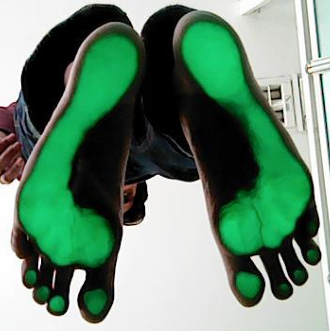
#> input picture Model/img/P001.png, 330 x 331 px
$ python calculate_pressure.py --input ../img/P001.png --weight 1.0
#> lines starting #> are read from the running program, lines starting #| are printed output that depends on the picture; after the words box and inside, x2 and y2 are one past the last pixel; in counts of white or black regions, pixels touching at a corner belong together; long printed decimals are rounded
"""
Foot Plantar Pressure Calculation
===================================
Calculates the physical pressure distribution on the sole of the foot
based on pixel intensities of a segmented foot image.

Formulas:
  1. T = sum(im(i))
  2. Pi = im(i) / T
  3. Pressure(i) = Weight_Newtons * Pi

Assumes:
  - 1 pixel = 1 mm^2 (Calibration)
  - Resulting unit = N/mm^2 (MPa)
"""

import os
import numpy as np
from PIL import Image
import matplotlib.pyplot as plt

def calculate_pressure_map(masked_image_path: str, weight_kg: float,
                           gravity: float = 9.81) -> dict:
    """
    Calculate the pressure distribution from a clean segmented foot image.

    Parameters
    ----------
    masked_image_path : str
        Path to the segmented foot image (background must be completely black).
    weight_kg : float
        Patient's body weight in kilograms.
    gravity : float
        Acceleration due to gravity (default 9.81 m/s^2) to convert kg to Newtons.

    Returns
    -------
    dict containing the pressure map and analysis metrics.
    """
#> called with masked_image_path = '../img/P001.png', weight_kg = 1, gravity = 9.81
    print("=" * 60)
    print(f"  Pressure Calculation (Weight: {weight_kg} kg)")
    print("=" * 60)

    # 1. Load image and convert to Grayscale (Intensity)
    img = Image.open(masked_image_path).convert("L")
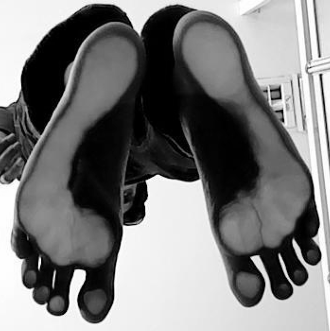
#> img: PIL image 330x331 L; min 0, max 255, mean 124
    intensity_map = np.array(img, dtype=np.float64)

    # Identify foot pixels (non-zero intensity)
    # Background must be zero!
    foot_mask = intensity_map > 0
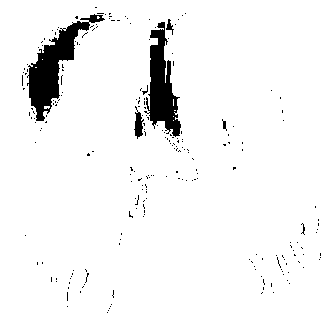
#> foot_mask: shape (331, 330) bool; 95.1% white; 229 black regions (224 under 20 px), largest, box (x1, y1, x2, y2) and area: (27, 14, 105, 121) 2471, (144, 22, 181, 137) 2061, (134, 106, 144, 139) 173, (166, 19, 174, 35) 51, (222, 119, 227, 131) 28

    # 2. Total Intensity (T)
    T = np.sum(intensity_map)
#> T = 13549324
    if T == 0:
        raise ValueError("Image is completely black! No foot region found.")

    print(f"Total Intensity (T): {T:.2f}")
#| Total Intensity (T): 13549324.00

    # 3. Pixel Coefficient (P_i)
    Pi_map = intensity_map / T

    # 4. Total Force in Newtons
    weight_n = weight_kg * gravity
    print(f"Total Force: {weight_n:.2f} Newtons")

    # 5. Calculate Pressure Map (N / mm^2)
    # Since calibration is 1 pixel = 1 mm^2, force per pixel IS the pressure in N/mm^2
    pressure_map = Pi_map * weight_n

    # Calculate some metrics for reporting
    max_pressure = np.max(pressure_map)
#> max_pressure = 0.000185
    mean_pressure = np.mean(pressure_map[foot_mask])
#> mean_pressure = 9.44e-05
    contact_area_mm2 = np.sum(foot_mask)  # Since 1 px = 1 mm^2
#> contact_area_mm2 = 103896

    print(f"Contact Area: {contact_area_mm2} mm^2 (or pixels)")
#| Contact Area: 103896 mm^2 (or pixels)
    print(f"Mean Pressure: {mean_pressure:.5f} N/mm^2")
#| Mean Pressure: 9e-05 N/mm^2
    print(f"Max Peak Pressure: {max_pressure:.5f} N/mm^2")
#| Max Peak Pressure: 0.00018 N/mm^2

    return {
        "pressure_map": pressure_map,
        "intensity_map": intensity_map,
        "foot_mask": foot_mask,
        "max_pressure": max_pressure,
        "mean_pressure": mean_pressure,
        "contact_area": contact_area_mm2
    }


def visualise_pressure_heatmap(result: dict, image_name: str, save_path: str | None = None):
    """
    Generate a heatmap of the plantar pressure distribution.
    """
    pressure_map = result["pressure_map"]
    foot_mask = result["foot_mask"]

    # Mask out the background for plotting (set to NaN so colormap ignores it)
    plot_map = np.copy(pressure_map)
    plot_map[~foot_mask] = np.nan

    # Create plot
    fig, ax = plt.subplots(figsize=(8, 10))

    # Use 'jet' or 'turbo' colormap, standard for pressure maps
    cmap = plt.get_cmap("turbo")
    cmap.set_bad(color='black')  # set background (NaNs) to black

    cax = ax.imshow(plot_map, cmap=cmap, interpolation='nearest')
    ax.set_title(f"Plantar Pressure Map\nMax = {result['max_pressure']:.4f} N/mm$^2$")
    ax.axis("off")

    # Add colorbar
    cbar = fig.colorbar(cax, ax=ax, fraction=0.046, pad=0.04)
    cbar.set_label('Pressure (N/mm$^2$)', rotation=270, labelpad=15)

    plt.tight_layout()
    if save_path:
        plt.savefig(save_path, dpi=200, bbox_inches='tight', facecolor='black')
        print(f"Saved Heatmap → {save_path}")
    plt.show()


if __name__ == "__main__":
    import argparse

    parser = argparse.ArgumentParser(description="Calculate plantar pressure from foot image.")
    parser.add_argument("-i", "--input", type=str, required=True,
                        help="Path to the segmented foot image (e.g., _foot_black_bg.png)")
    parser.add_argument("-w", "--weight", type=float, required=True,
                        help="Patient's weight in kg")
    parser.add_argument("-o", "--output_dir", type=str, default=None,
                        help="Directory to save the heatmap (defaults to input file's folder)")

    args = parser.parse_args()

    input_file = args.input
    patient_weight = args.weight

    if not os.path.exists(input_file):
        print(f"Error: Input file not found:\n{input_file}")
        print("Please check the path and try again.")
    else:
        # Determine output directory (if None, use the same directory as input)
        output_dir = args.output_dir if args.output_dir else os.path.dirname(input_file)
        os.makedirs(output_dir, exist_ok=True)

        # 1. Calculate pressure
        result = calculate_pressure_map(input_file, weight_kg=patient_weight)
#> result = 6 items

        # 2. Visualise and save
        base_name = os.path.splitext(os.path.basename(input_file))[0]
        # Clean up the name a bit
        base_name = base_name.replace('_foot_black_bg', '')

        save_file = os.path.join(output_dir, f"{base_name}_pressure_heatmap.png")
        visualise_pressure_heatmap(result, base_name, save_path=save_file)
#> in visualise_pressure_heatmap, `plot_map[~foot_mask] = np.nan`: plot_map: shape (331, 330) float64; 4.88% of the values are NaN or infinite; the others: min 7.24e-07, max 0.000185, mean 9.44e-05
#> in visualise_pressure_heatmap, `plt.savefig(save_path, dpi=200, bbox_inches='tight', facecolor='black')`:
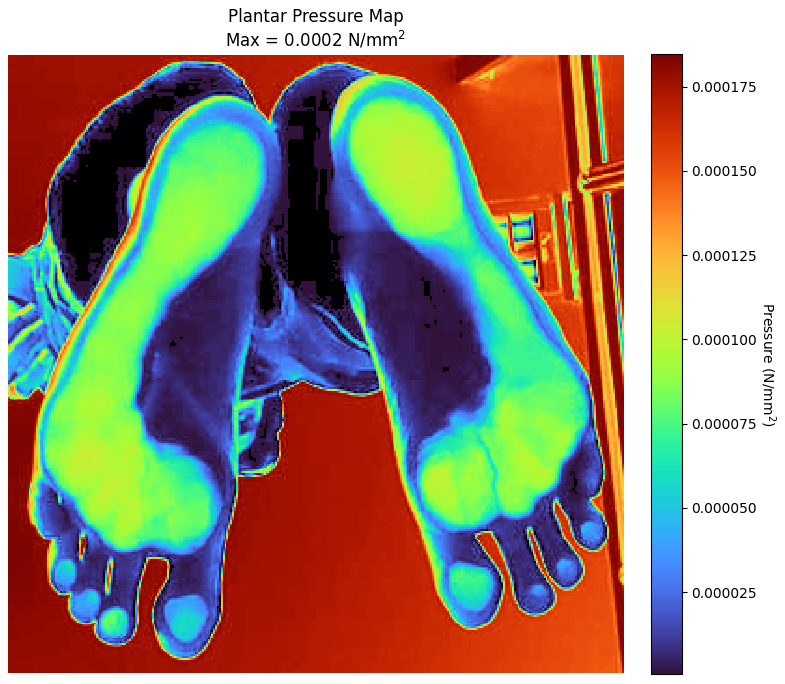
#> figure drawn by matplotlib, 2 panels
